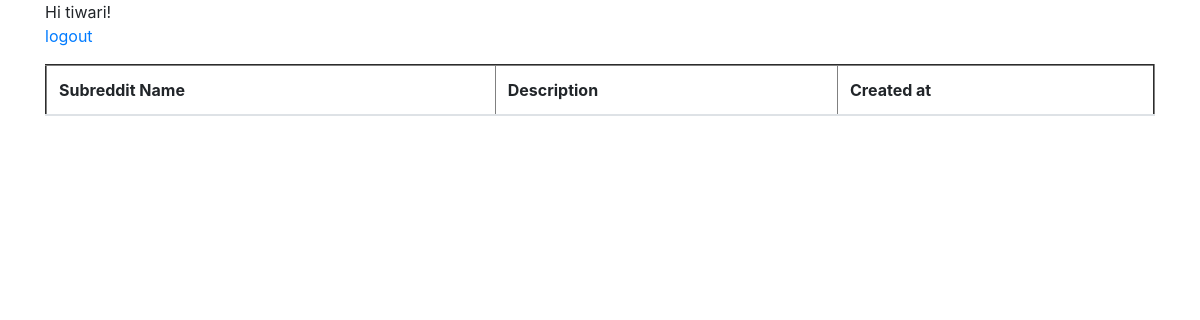
Before: / (signed in) with the older database file.
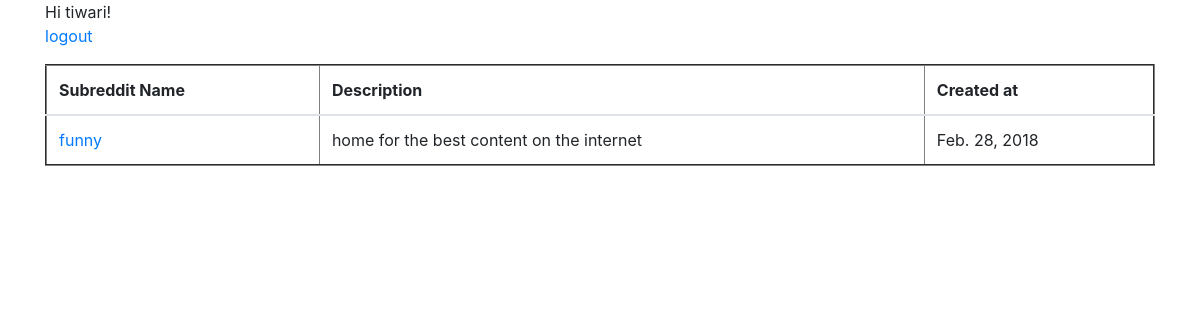
After: the same page with the newer database file.
### users/models.py (models this page shows)
class CustomUser(AbstractUser):
    objects=CustomUserManager()

### boards/models.py (models this page shows, shortened)
class SubReddits(models.Model):
    name=models.CharField(max_length=100)
    description=models.TextField()
    created_at=models.DateField(auto_now_add=True)

### boards/views.py (the view)
# urls.py: path('', views.HomePageView,name='home'),
def HomePageView(request):
    return render(request,'home.html',{'boards':SubReddits.objects.all()})

### templates/home.html (shortened to what this page needs)
{% extends 'base.html' %}
{% block content %}
    {% if user.is_authenticated %}
        Hi {{ user.username }}!
        <p><a href="{% url 'logout' %}">logout</a></p>
        <table border='2px solid black' class='table'>
            <thead>
                <th>Subreddit Name</th>
                <th>Description</th>
                <th>Created at</th>
            </thead>
            {%for i in boards%}
                <tr>
                    <td><a href="{%url 'board' i.id%}">{{i.name}}</a></td>
                    <td>{{i.description}}</td>
                    <td>{{i.created_at}}</td>
                </tr>
            {%endfor%}
        </table>
    {% else %}
        <h1>Welcome to reddit clone</h1>
        <p>You are not logged in</p>
        <a href="{% url 'login' %}">login</a> |
        <a href="{% url 'signup' %}">signup</a>
    {% endif %}
{% endblock %}

### templates/base.html (shortened to what this page needs)
<!DOCTYPE html>
<html>
<head>
    <link rel="stylesheet" href="https://maxcdn.bootstrapcdn.com/bootstrap/4.0.0-beta.2/css/bootstrap.min.css"
>
</head>
<body>
    <div class="container">
        {% block content %} {% endblock %}
    </div>
</body>
</html>

Changed rows visible on the page:
added SubReddits: name "funny", description "home for the best content on the internet", created_at "Feb. 28, 2018"
